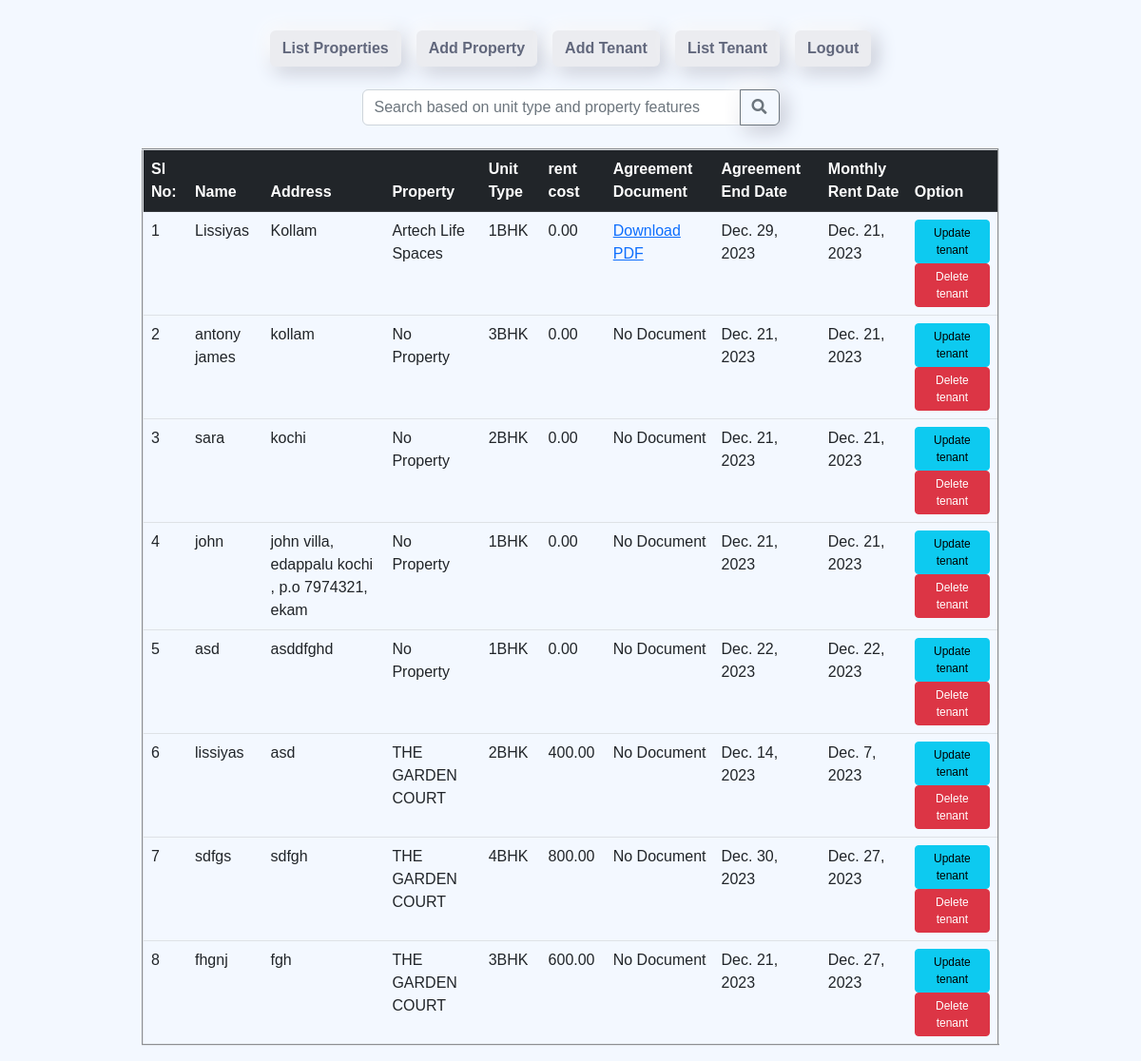
Before: /list-tenant/ (signed in) with the older database file.
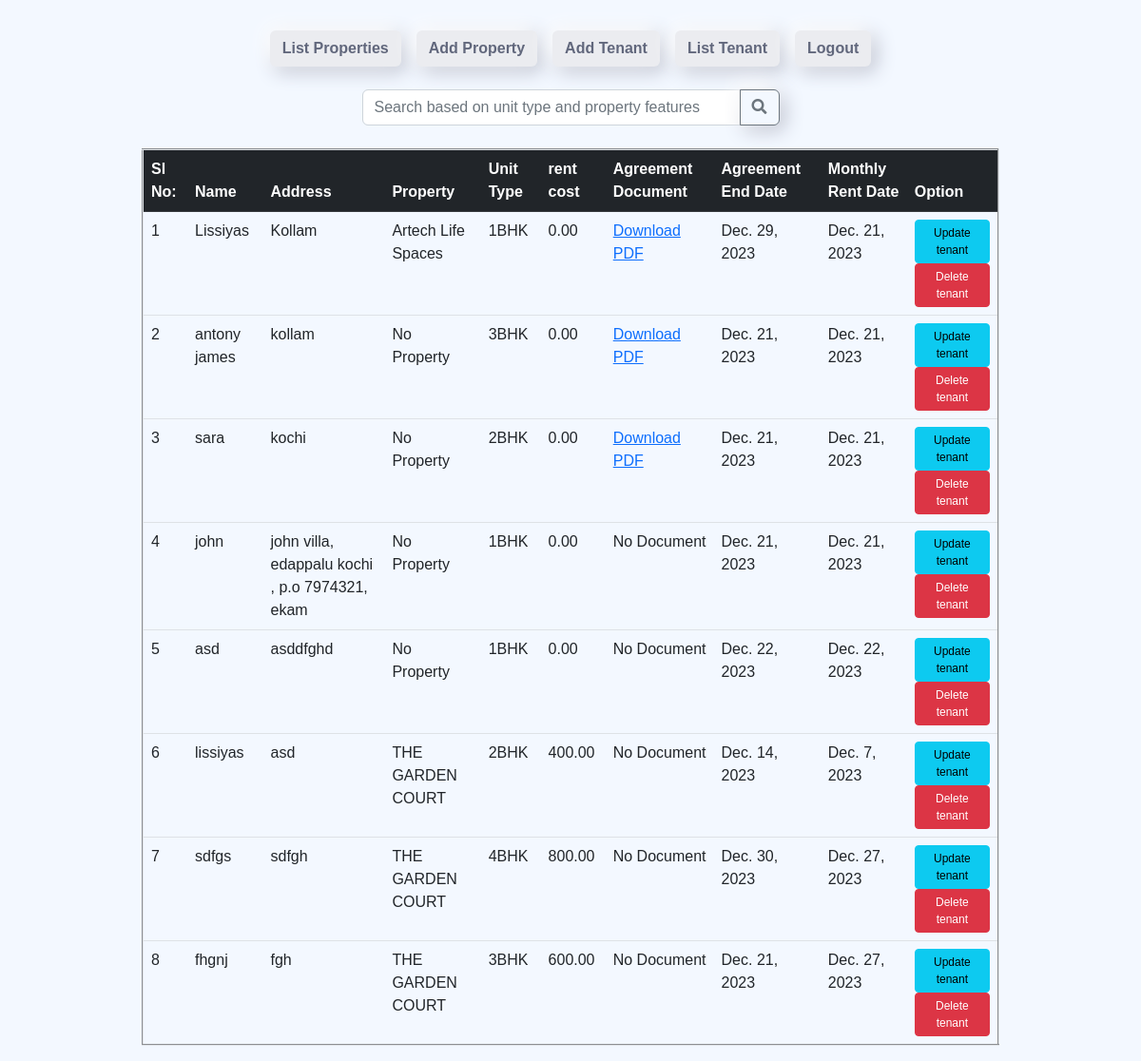
After: the same page with the newer database file.
### estate_admin/models.py (models this page shows, shortened)
class Tenant(models.Model):
    name = models.CharField(max_length=255)
    address = models.TextField()
    property = models.ForeignKey('Property', on_delete=models.SET_NULL, null=True, blank=True)
    unit_type = models.CharField(max_length=5, choices=UnitType.choices, default=UnitType.ONE_BHK)
    agreement_end_date = models.DateField(default=datetime.date.today)
    monthly_rent_date = models.DateField(default=datetime.date.today)
    rent_cost = models.DecimalField(max_digits=10, decimal_places=2, default=0.0)
    document = models.FileField(upload_to='tenant_documents', null=True, blank=True)

### estate_admin/views.py (the view)
# urls.py: path('list-tenant/', views.list_tenants, name='list_tenants'),
@login_required
def list_tenants(request):
    search_query = request.GET.get('search_query', '').strip()
    tenants = Tenant.objects.all()
    if search_query:
        tenants = tenants.filter(
            Q(unit_type__icontains=search_query) |
            Q(property__features__icontains=search_query)
        )
    context = {
        'tenants': tenants
    }
    return render(request, 'estate_admin/list_tenants.html', context)

### estate_admin/templates/estate_admin/list_tenants.html (shortened to what this page needs)
{% extends "estate_admin/index.html" %}
{% load static %}
{% block content %}
<link rel="stylesheet" href="{% static 'estate_admin/list_tenants.css' %}">
<div class="container">
    <form method="get" action="{% url 'list_tenants' %}" class="mt-3">
        <div class="row justify-content-center">
            <div class="col-md-6">
                <div class="input-group">
                    <input type="text" name="search_query" id="search_query" class="form-control" value="{{ request.GET.search_query }}" placeholder="Search based on unit type and property features">
                    <button type="submit" class="btn btn-outline-secondary">
                        <i class="fa fa-search" aria-hidden="true"></i>
                    </button>
                </div>
            </div>
        </div>
    </form>
    <div class="mt-4">
   <div class="table-responsive">
   <table border="2" class="table">
    <thead class="table-dark">
        <tr>
            <th scope="col">Sl No:</th>
            <th scope="col">Name</th>
            <th scope="col">Address</th>
            <th scope="col">Property</th>
            <th scope="col">Unit Type</th>
            <th scope="col">rent cost</th>
            <th scope="col">Agreement Document</th>
            <th scope="col">Agreement End Date</th>
            <th scope="col">Monthly Rent Date</th>
            <th scope="col">Option</th>
        </tr>
    </thead>
    <tbody>
        {% for tenant in tenants %}
            <tr>
                <td>{{ forloop.counter }}</td>
                <td>{{ tenant.name }}</td>
                <td>{{ tenant.address }}</td>
                <td>
                    {% if tenant.property %}
                        {{ tenant.property.name }}
                    {% else %}
                        No Property
                    {% endif %}
                </td>
                <td>{{ tenant.unit_type }}</td>
                <td>{{ tenant.rent_cost }}</td>
                <td>
                    {% if tenant.document %}
                        <a href="{{ tenant.document.url }}" download="{{ tenant.document.name }}">Download PDF</a>
                    {% else %}
                        No Document
                    {% endif %}
                </td>
                <td>{{ tenant.agreement_end_date }}</td>
                <td>{{ tenant.monthly_rent_date }}</td>
                <td><a href="{% url 'update_tenant' tenant_id=tenant.id %}" class="btn equal-btn-width btn-info btn-sm d-block d-md-inline-block mb-2 mb-md-0"
                    style="--bs-btn-padding-y: .25rem; --bs-btn-padding-x: .5rem; --bs-btn-font-size: .75rem;">Update tenant</a>
                 <a href="{% url 'delete_tenant' tenant_id=tenant.id %}" class="btn equal-btn-width btn-danger btn-sm d-block d-md-inline-block mb-2 mb-md-0"
                    style="--bs-btn-padding-y: .25rem; --bs-btn-padding-x: .5rem; --bs-btn-font-size: .75rem;">Delete tenant</a> </td>
            </tr>
        {% endfor %}
    </tbody>
</table>
</div>
</div>
</div>
{% endblock content %}

Changed rows visible on the page:
changed Tenant "antony james": document "No Document" → "Download PDF"
changed Tenant "sara": document "No Document" → "Download PDF"
